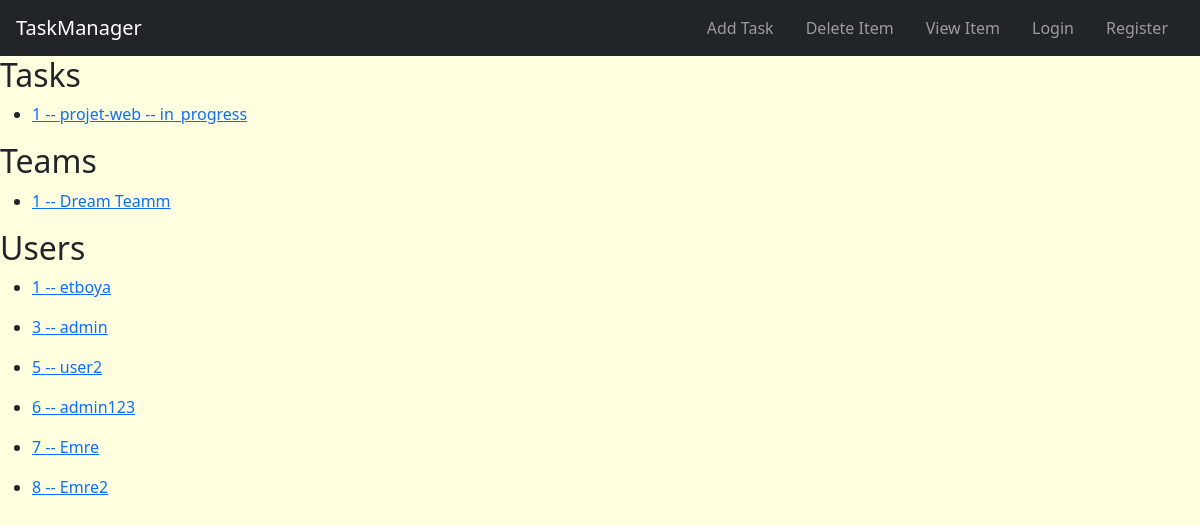
/, run on an earlier commit of the app's database.
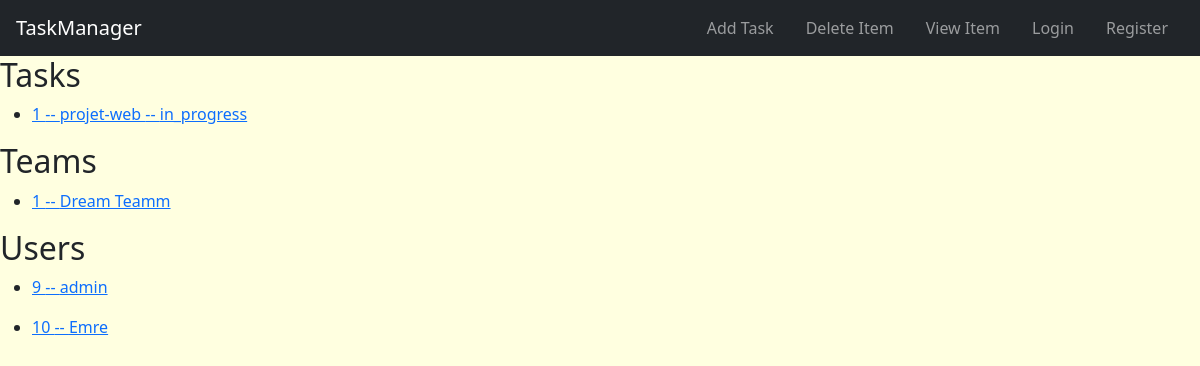
And on a later commit of the database.
### tasks/models.py (models this page shows, shortened)
class Task(models.Model):
    STATUS_CHOICES = [
        ('todo', 'To Do'),
        ('in_progress', 'In Progress'),
        ('done', 'Done'),
    ]
    title = models.CharField(max_length=200)
    status = models.CharField(max_length=20, choices=STATUS_CHOICES, default='todo')
    description = models.TextField(blank=True)
    users = models.ManyToManyField(User, related_name='tasks')  # Users assigned to the task
    teams = models.ManyToManyField(Team, related_name='tasks' , blank=True)  # Teams related to the task
    subtasks = models.ManyToManyField('self', symmetrical=False, blank=True, related_name='parent_tasks')  # Optional sub-task linkage
    created_at = models.DateTimeField(auto_now_add=True)
    updated_at = models.DateTimeField(auto_now=True)
    deadline = models.DateTimeField(null=True, blank=True)

class Team(models.Model): # One user can be a team
    name = models.CharField(max_length=100)
    users = models.ManyToManyField(User, related_name='teams')

class UserProfile(models.Model):
    user = models.OneToOneField(User, on_delete=models.CASCADE)# if we delete user we delete theri profile too
    description = models.TextField(blank=True)
    image = models.ImageField(max_length=500,default="profile_pictures/placeholder.png",upload_to="profile_pictures")

### tasks/views.py (the view)
# urls.py: path("", views.index, name="index"), # we remoed it because we wont create other applications
def index(request):
    task_list = Task.objects.all()
    team_list = Team.objects.all()
    user_list = UserProfile.objects.all()
    context = { # we use this to create dynamique pages we use this variable as an attribute | we use the content in it like objects
        "task_list":task_list,
        "team_list":team_list,
        "user_list":user_list,
    }
    return render(request,"index.html",context)

### tasks/templates/index.html (shortened to what this page needs)
{% extends 'base.html' %}
    {% block body %}
    <section>
        <h2> Tasks</h2>
        {% for task in task_list %}
        <ul>
            <li>
                <a href="{% url 'task:detail_task' task.id %}"> {{ task.id }} -- {{task.title}} -- {{task.status}}</a>
            </li>
        </ul>
        {% endfor %}
    </section>
    <section>
        <h2> Teams</h2>
        {% for team in team_list %}
        <ul>
            <li>
                <a href="{% url 'task:detail_team' team.id %}"> {{ team.id }} -- {{team.name}} </a>
            </li>
        </ul>
        {% endfor %}
    </section>
    <section>
        <h2> Users</h2>
        {% for user in user_list %}
        <ul>
            <li>
                <a href="{% url 'task:detail_user' user.id %}">
                    {{ user.id }} -- {{ user.user.username }}
                </a>
            </li>
        </ul>
        {% endfor %}
    </section>
    {% endblock %}

### tasks/templates/base.html (shortened to what this page needs)
{% load static %}
<!DOCTYPE html>
<html lang="en">
<head>
    <link href="https://cdn.jsdelivr.net/npm/bootstrap@5.3.5/dist/css/bootstrap.min.css" rel="stylesheet"
>
    <link rel="stylesheet" href="{% static 'tasks/styles.css' %}">
</head>
<body>
    <header>
        <nav class="navbar navbar-dark bg-dark">
            <a href="/" class="navbar-brand ms-3">TaskManager</a>
            <div class="navbar-nav flex-row ms-auto me-3">
                <a class="nav-link px-3" href="{% url 'task:create_task' %}">Add Task</a>
                <a class="nav-link px-3" href="#">Delete Item</a>
                <a class="nav-link px-3" href="#">View Item</a>
                {% if user.is_authenticated %}
                    <form method="POST" action="{% url 'logout' %}" style="display: inline;">
                        {% csrf_token %}
                        <button type="submit" class="btn btn-link nav-link px-3">
                            Logout
                        </button>
                    </form>
                {% else %}
                <a class="nav-link px-3" href="{% url 'login' %}">Login</a>
                <a class="nav-link px-3" href="{% url 'register' %}">Register</a>
                {% endif %}
            </div>
        </nav>
    </header>
    {% block body %}
    {% endblock %}
</body>
</html>

### tasks/static/tasks/styles.css (style rules this page uses)
body { background-color: lightyellow; }
li { margin: auto; }

What changed in the data, as far as the page shows it:
removed UserProfile: id "1", user.username "etboya"
removed UserProfile: id "3", user.username "admin"
removed UserProfile: id "5", user.username "user2"
removed UserProfile: id "6", user.username "admin123"
removed UserProfile: id "7", user.username "Emre"
removed UserProfile: id "8", user.username "Emre2"
added UserProfile: id "9", user.username "admin"
added UserProfile: id "10", user.username "Emre"
